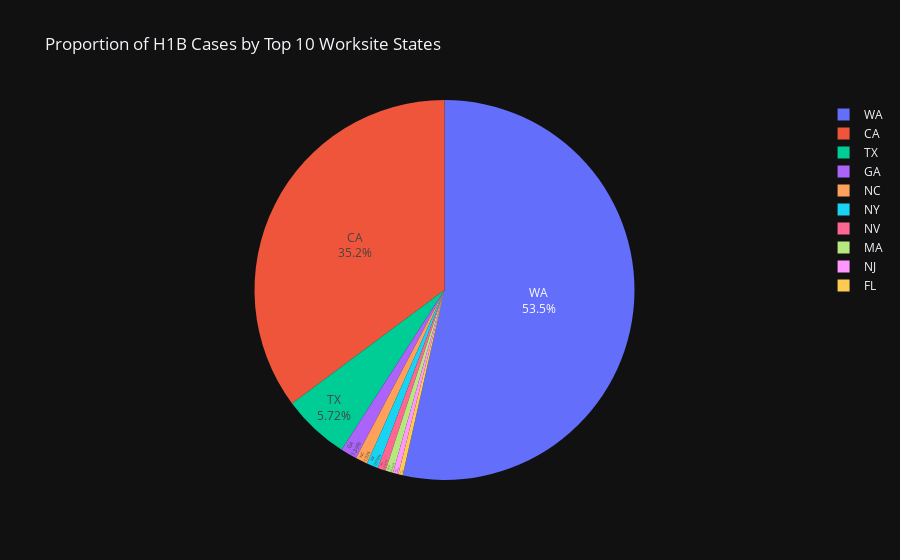
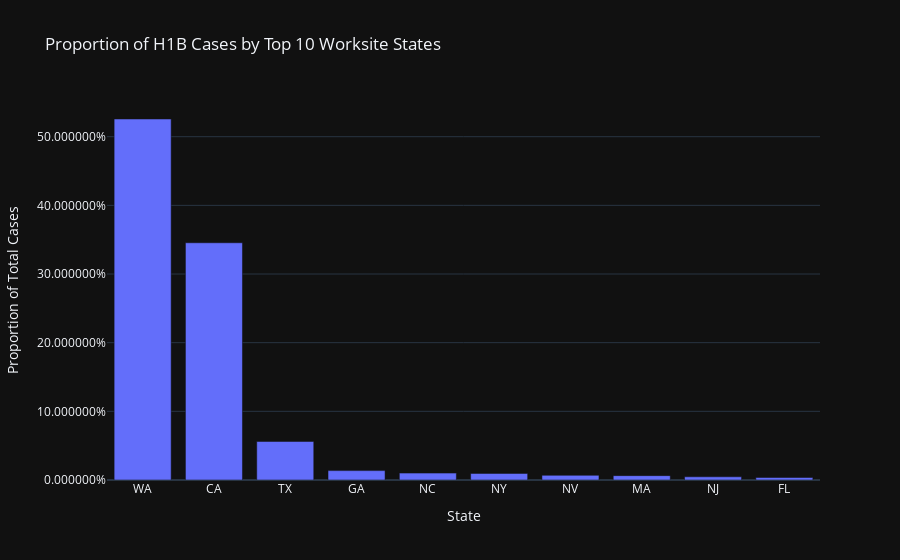

The code cell stored with these charts, in order, in its notebook:
### Code cell
import plotly.express as px

df_visa_res = df_visa.reset_index()
top_states = df_visa_res.groupby("worksite_state")['ticker'].count().nlargest(10)

# Step 2: Calculate total cases and proportions
total_cases = df_visa_res['ticker'].count()
top_states_proportions = top_states / total_cases
top_states_proportions = top_states_proportions.reset_index()
top_states_proportions.columns = ['worksite_state', 'proportion']

# Step 3: Create a pie chart
fig = px.pie(top_states_proportions, values='proportion', names='worksite_state', title='Proportion of H1B Cases by Top 10 Worksite States')
fig.update_traces(textposition='inside', textinfo='percent+label')
fig.show()

# Or create a bar chart
fig = px.bar(top_states_proportions, x='worksite_state', y='proportion',
             title='Proportion of H1B Cases by Top 10 Worksite States',
             labels={'proportion': 'Proportion of Total Cases', 'worksite_state': 'State'})
fig.update_layout(yaxis_tickformat='%', xaxis_title="State", yaxis_title="Proportion of Total Cases")
fig.show()

### Figure 1 — Plotly figure (JSON) as saved in the notebook; plotly's stock layout.template omitted (floating-point values rounded to 4 significant figures)
{"data": [{"domain": {"x": [0, 1], "y": [0, 1]}, "hovertemplate": "worksite_state=%{label}<br>proportion=%{value}<extra></extra>", "labels": ["WA", "CA", "TX", "GA", "NC", "NY", "NV", "MA", "NJ", "FL"], "legendgroup": "", "name": "", "showlegend": true, "textinfo": "percent+label", "textposition": "inside", "type": "pie", "values": [0.5258, 0.3455, 0.05617, 0.01366, 0.01004, 0.009605, 0.006808, 0.006348, 0.004651, 0.003625]}], "layout": {"autosize": true, "legend": {"tracegroupgap": 0}, "title": {"text": "Proportion of H1B Cases by Top 10 Worksite States"}}}

### Figure 2 — Plotly figure (JSON) as saved in the notebook; plotly's stock layout.template omitted (floating-point values rounded to 4 significant figures)
{"data": [{"alignmentgroup": "True", "hovertemplate": "State=%{x}<br>Proportion of Total Cases=%{y}<extra></extra>", "legendgroup": "", "marker": {"color": "#636efa", "pattern": {"shape": ""}}, "name": "", "offsetgroup": "", "orientation": "v", "showlegend": false, "textposition": "auto", "type": "bar", "x": ["WA", "CA", "TX", "GA", "NC", "NY", "NV", "MA", "NJ", "FL"], "xaxis": "x", "y": [0.5258, 0.3455, 0.05617, 0.01366, 0.01004, 0.009605, 0.006808, 0.006348, 0.004651, 0.003625], "yaxis": "y"}], "layout": {"autosize": true, "barmode": "relative", "legend": {"tracegroupgap": 0}, "title": {"text": "Proportion of H1B Cases by Top 10 Worksite States"}, "xaxis": {"anchor": "y", "autorange": true, "domain": [0, 1], "range": [-0.5, 9.5], "title": {"text": "State"}, "type": "category"}, "yaxis": {"anchor": "x", "autorange": true, "domain": [0, 1], "range": [0, 0.5535], "tickformat": "%", "title": {"text": "Proportion of Total Cases"}, "type": "linear"}}}
